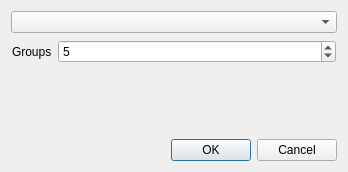
<?xml version="1.0" encoding="UTF-8"?>
<ui version="4.0">
 <class>GwmLayoutBatchUnifyLayerPopupDialog</class>
 <widget class="QDialog" name="GwmLayoutBatchUnifyLayerPopupDialog">
  <property name="geometry">
   <rect>
    <x>0</x>
    <y>0</y>
    <width>348</width>
    <height>172</height>
   </rect>
  </property>
  <property name="sizePolicy">
   <sizepolicy hsizetype="Fixed" vsizetype="Fixed">
    <horstretch>0</horstretch>
    <verstretch>0</verstretch>
   </sizepolicy>
  </property>
  <property name="windowTitle">
   <string>Dialog</string>
  </property>
  <layout class="QVBoxLayout" name="verticalLayout">
   <item>
    <widget class="QComboBox" name="cmbSymbolType"/>
   </item>
   <item>
    <widget class="QStackedWidget" name="stkSymbolConfiguration">
     <property name="currentIndex">
      <number>1</number>
     </property>
     <widget class="QWidget" name="page"/>
     <widget class="QWidget" name="page_2">
      <layout class="QFormLayout" name="formLayout_2">
       <property name="leftMargin">
        <number>1</number>
       </property>
       <property name="topMargin">
        <number>1</number>
       </property>
       <property name="rightMargin">
        <number>1</number>
       </property>
       <property name="bottomMargin">
        <number>1</number>
       </property>
       <item row="0" column="0">
        <widget class="QLabel" name="label_2">
         <property name="text">
          <string>Groups</string>
         </property>
        </widget>
       </item>
       <item row="0" column="1">
        <widget class="QSpinBox" name="spbGoupNum">
         <property name="minimum">
          <number>2</number>
         </property>
         <property name="value">
          <number>5</number>
         </property>
        </widget>
       </item>
      </layout>
     </widget>
    </widget>
   </item>
   <item>
    <widget class="QDialogButtonBox" name="buttonBox">
     <property name="standardButtons">
      <set>QDialogButtonBox::Cancel|QDialogButtonBox::Ok</set>
     </property>
    </widget>
   </item>
  </layout>
 </widget>
 <resources/>
 <connections/>
</ui>
